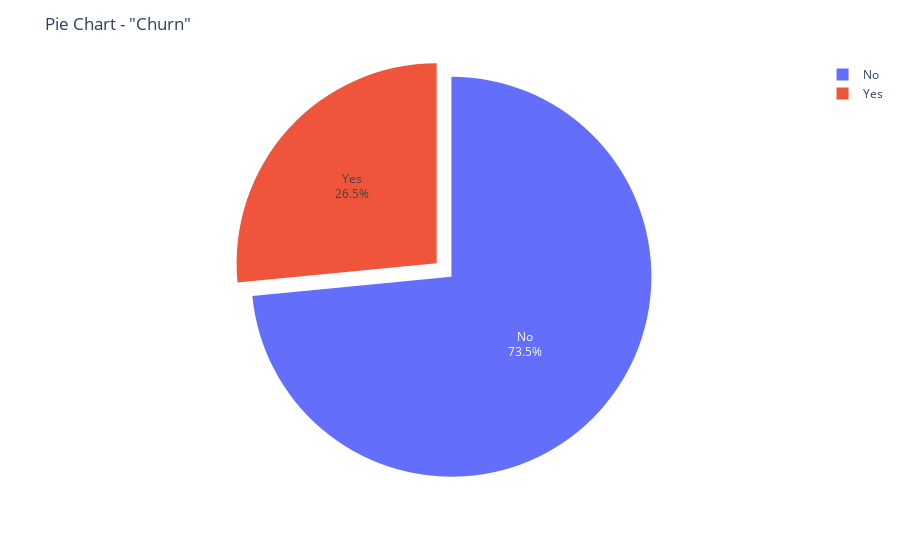

The notebook cell saved with this chart:
### Code cell
balance_ratio = df['Churn'].value_counts(normalize=True)

print("Grado de balanceo del atributo objetivo:")
print(balance_ratio)
print("-----------------------------------------")

fig = px.pie(df, values=df['Churn'].value_counts().values, names=df['Churn'].value_counts().index)
fig.update_traces(textinfo='percent+label', pull=[0.05, 0.05])  # Etiquetas y separación

fig.update_layout(
    title='Pie Chart - "Churn"',
)

fig.write_html("pie_chart.html")

fig.show()

### Figure 1 — Plotly figure (JSON) as saved in the notebook; plotly's stock layout.template omitted (floating-point values rounded to 4 significant figures)
{"data": [{"domain": {"x": [0, 1], "y": [0, 1]}, "hovertemplate": "label=%{label}<br>value=%{value}<extra></extra>", "labels": ["No", "Yes"], "legendgroup": "", "name": "", "pull": [0.05, 0.05], "showlegend": true, "textinfo": "percent+label", "type": "pie", "values": [5174, 1869]}], "layout": {"legend": {"tracegroupgap": 0}, "margin": {"t": 60}, "title": {"text": "Pie Chart - \"Churn\""}}}
